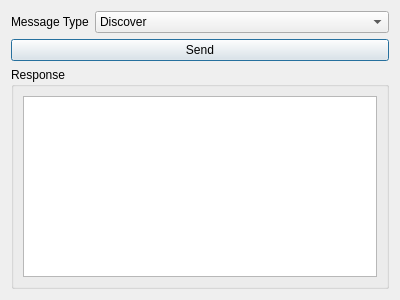
<?xml version="1.0" encoding="UTF-8"?>
<ui version="4.0">
 <class>WindowFakeClient</class>
 <widget class="QDialog" name="WindowFakeClient">
  <property name="geometry">
   <rect>
    <x>0</x>
    <y>0</y>
    <width>400</width>
    <height>300</height>
   </rect>
  </property>
  <property name="windowTitle">
   <string>Fake Client</string>
  </property>
  <layout class="QVBoxLayout" name="verticalLayout">
   <item>
    <layout class="QFormLayout" name="layout_form_parameters">
     <item row="0" column="0">
      <widget class="QLabel" name="label_message_tye">
       <property name="text">
        <string>Message Type</string>
       </property>
      </widget>
     </item>
     <item row="0" column="1">
      <widget class="QComboBox" name="cb_message_type">
       <item>
        <property name="text">
         <string>Discover</string>
        </property>
       </item>
       <item>
        <property name="text">
         <string>Request</string>
        </property>
       </item>
      </widget>
     </item>
    </layout>
   </item>
   <item>
    <widget class="QPushButton" name="button_send">
     <property name="text">
      <string>Send</string>
     </property>
    </widget>
   </item>
   <item>
    <widget class="QGroupBox" name="gb_response">
     <property name="title">
      <string>Response</string>
     </property>
     <layout class="QVBoxLayout" name="verticalLayout_2">
      <item>
       <widget class="QTextEdit" name="te_response"/>
      </item>
     </layout>
    </widget>
   </item>
  </layout>
 </widget>
 <resources/>
 <connections/>
</ui>
